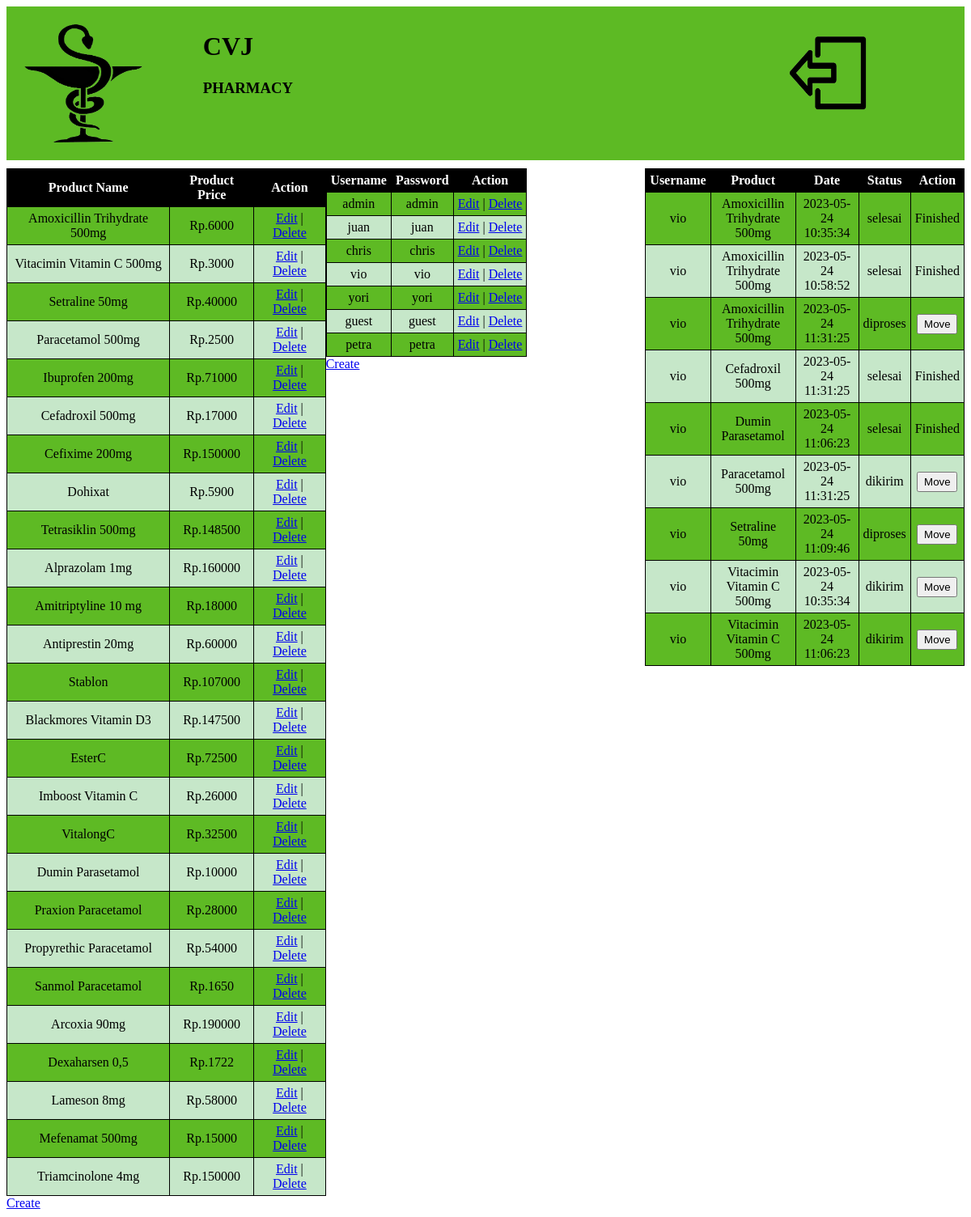
The app's page /admin.php with its own data.
### tables this page shows
CREATE TABLE `product` (
  `product_name` varchar(100) NOT NULL,
  `product_price` int(11) NOT NULL,
  `kategori` varchar(25) NOT NULL,
  `id` int(11) NOT NULL
);

### admin.php (the view, shortened to what this page needs)
<!DOCTYPE html>
<html lang="en">
<head>
    <link rel="stylesheet" href="style.css">
</head>
<body>
    <div class="header">
        <div class="logo">
            <img src="images/logo_apotek.png" alt="logo" width=150px height= 150px>
        </div>
        <div class="pharmacy">
            <h1>CVJ</h1>
            <h3>PHARMACY</h3>
        </div>
        <div class="cart">
            <a href="index.php">
            <img src="images/log_out.png" alt="" width=110px height= 110px id= "logo" style="margin: 20px;">
            </a>
        </div>
    </div>
    <?php
    require 'connect.php';
    $sql = 'SELECT * FROM product';
    $sql1 = 'SELECT * FROM login';
    $sql2 = 'SELECT * FROM history GROUP BY product_name, date';
    $result = mysqli_query($con, $sql);
    $result1 = mysqli_query($con, $sql1);
    $result2 = mysqli_query($con, $sql2);
    ?>
    <div class="table_columns">
        <div>
            <table id="t01">
            <tr>
                <th>Product Name</th>
                <th>Product Price</th>
                <th>Action</th>
            </tr>
                <?php while($product = mysqli_fetch_object($result)) { ?>
                <tr>
                    <td> <?php echo $product->product_name; ?> </td>
                    <td> Rp.<?php echo $product->product_price; ?> </td>
                    <td>
                        <a href ="edit_product.php?id=<?php echo $product->id;?>">Edit</a> |
                        <a href ="delete_admin.php?id=<?php echo $product->id;?>">Delete</a>
                    </td>
                </tr>
                <?php } ?>
            </table>
            <a href="form_create_product.php">Create</a>
        </div>
        <div>
            <table id="t01">
            <tr>
                <th>Username</th>
                <th>Password</th>
                <th>Action</th>
            </tr>
                <?php while($user = mysqli_fetch_object($result1)) { ?>
                <tr>
                    <td> <?php echo $user-> username; ?> </td>
                    <td> <?php echo $user-> password; ?> </td>
                    <td>
                        <a href ="edit_user.php?user=<?php echo $user->username;?>">Edit</a> |
                        <a href ="delete_user.php?user=<?php echo $user->username;?>">Delete</a>
                    </td>
                </tr>
                <?php } ?>
            </table>
            <a href="form_create_user.php">Create</a>
        </div>
        <div>
            <table id="t01">
            <tr>
                <th>Username</th>
                <th>Product</th>
                <th>Date</th>
                <th>Status</th>
                <th>Action</th>
            </tr>
                <?php while($product = mysqli_fetch_object($result2)) { ?>
                <tr>
                    <td> <?php echo $product->username; ?></td>
                    <td> <?php echo $product->product_name; ?> </td>
                    <td> <?php echo $product->date; ?></td>
                    <td> <?php echo $product->status; ?> </td>
                    <td>
                        <?php
                            if ($product->status == 'selesai') { ?>
                                <p>Finished</p>
                        <?php }
                            else { ?>
                                <form action="edit_status.php" method="post">
                                    <input type="submit" name='submit' value='Move' class='form-table'>
                                </form>
                        <?php   } ?>
                    </td>
                </tr>
                <?php } ?>
            </table>
        </div>
    </div>
</body>
</html>

### style.css (style rules this page uses)
table, th, td { border: 1px solid black; border-collapse: collapse; margin-top: 10px; }
th, td { padding: 5px; text-align: center; }
table#t01 tr:nth-child(even) { background-color: #5eba24; }
table#t01 tr:nth-child(odd) { background-color:#c6e7c9; }
table#t01 th { background-color: black; color: white; }
table tr td input { width: 150px; }
div.header { display: grid; grid-template-columns: 1fr 3fr 1fr; padding: 10px; background-color: rgb(93, 186, 36, 1); }
div.logo img { display: flex; margin: 10px; }
div.cart { display: flex; }
div.cart img { margin: 10px; }
div.table_columns { display: grid; grid-template-columns: 1fr 1fr 1fr; }
.form-table { width: 50px; height: 25px; }

### records on screen
product: product_name "Amoxicillin Trihydrate 500mg", product_price "6000"
product: product_name "Vitacimin Vitamin C 500mg", product_price "3000"
product: product_name "Setraline 50mg", product_price "40000"
product: product_name "Paracetamol 500mg", product_price "2500"
product: product_name "Ibuprofen 200mg", product_price "71000"
product: product_name "Cefadroxil 500mg", product_price "17000"
product: product_name "Cefixime 200mg", product_price "150000"
product: product_name "Dohixat", product_price "5900"
product: product_name "Tetrasiklin 500mg", product_price "148500"
product: product_name "Alprazolam 1mg", product_price "160000"
product: product_name "Amitriptyline 10 mg", product_price "18000"
product: product_name "Antiprestin 20mg", product_price "60000"
product: product_name "Stablon", product_price "107000"
product: product_name "Blackmores Vitamin D3", product_price "147500"
product: product_name "EsterC", product_price "72500"
product: product_name "Imboost Vitamin C", product_price "26000"
product: product_name "VitalongC", product_price "32500"
product: product_name "Dumin Parasetamol", product_price "10000"
product: product_name "Praxion Paracetamol", product_price "28000"
product: product_name "Propyrethic Paracetamol", product_price "54000"
product: product_name "Sanmol Paracetamol", product_price "1650"
product: product_name "Arcoxia 90mg", product_price "190000"
product: product_name "Dexaharsen 0,5", product_price "1722"
product: product_name "Lameson 8mg", product_price "58000"
product: product_name "Mefenamat 500mg", product_price "15000"
product: product_name "Triamcinolone 4mg", product_price "150000"

### other values on screen
$user-> username "admin"
$user-> password "admin"
$user-> username "juan"
$user-> password "juan"
$user-> username "chris"
$user-> password "chris"
$user-> username "vio"
$user-> password "vio"
$user-> username "yori"
$user-> password "yori"
$user-> username "guest"
$user-> password "guest"
$user-> username "petra"
$user-> password "petra"
$product->username "vio"
